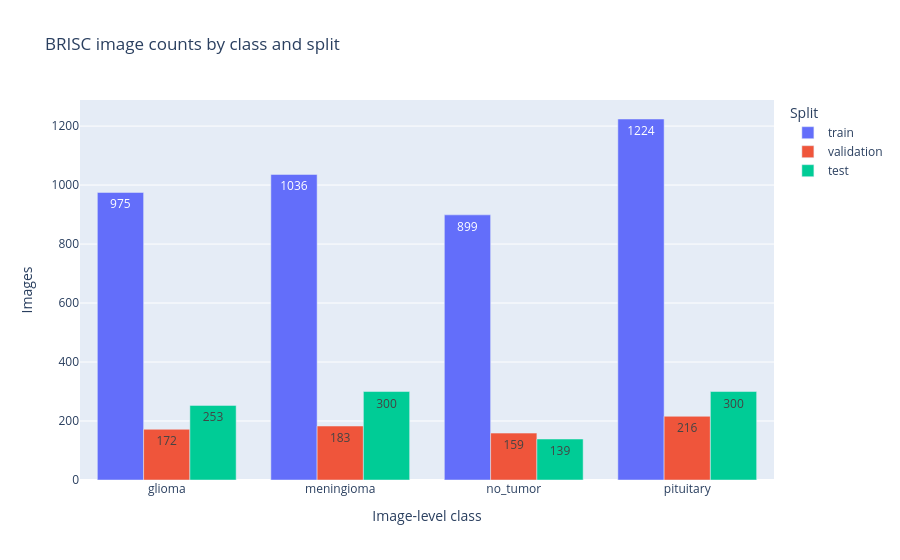

The notebook cell saved with this chart:
### Markdown cell above
## 2. Dataset exploration and visualization

The prepared manifest points to one 2D image per row. Tumor labels are image-level labels; a matched mask provides a binary tumor-region target. No-tumor images without masks are used as empty-mask examples during segmentation training. The three existing splits are preserved.

### Code cell
class_counts = df.groupby(["label", "split"]).size().rename("images").reset_index()
fig = px.bar(class_counts, x="label", y="images", color="split", barmode="group",
             category_orders={"label": classes, "split": ["train", "validation", "test"]},
             title="BRISC image counts by class and split", text_auto=True)
fig.update_layout(xaxis_title="Image-level class", yaxis_title="Images", legend_title="Split")
fig.show()

split_summary = df.groupby("split").agg(images=("image_path", "size"), classes=("label", "nunique"))
split_summary["matched_masks"] = df.assign(has_mask=df["mask_path"].ne("")).groupby("split")["has_mask"].sum()
display(split_summary.reindex(["train", "validation", "test"]))

### Figure 1 — Plotly figure (JSON) as saved in the notebook; plotly's stock layout.template omitted (floating-point values rounded to 4 significant figures)
{"data": [{"alignmentgroup": "True", "hovertemplate": "split=train<br>label=%{x}<br>images=%{y}<extra></extra>", "legendgroup": "train", "marker": {"color": "#636efa", "pattern": {"shape": ""}}, "name": "train", "offsetgroup": "train", "orientation": "v", "showlegend": true, "textposition": "auto", "texttemplate": "%{y}", "type": "bar", "x": ["glioma", "meningioma", "no_tumor", "pituitary"], "xaxis": "x", "y": [975, 1036, 899, 1224], "yaxis": "y"}, {"alignmentgroup": "True", "hovertemplate": "split=validation<br>label=%{x}<br>images=%{y}<extra></extra>", "legendgroup": "validation", "marker": {"color": "#EF553B", "pattern": {"shape": ""}}, "name": "validation", "offsetgroup": "validation", "orientation": "v", "showlegend": true, "textposition": "auto", "texttemplate": "%{y}", "type": "bar", "x": ["glioma", "meningioma", "no_tumor", "pituitary"], "xaxis": "x", "y": [172, 183, 159, 216], "yaxis": "y"}, {"alignmentgroup": "True", "hovertemplate": "split=test<br>label=%{x}<br>images=%{y}<extra></extra>", "legendgroup": "test", "marker": {"color": "#00cc96", "pattern": {"shape": ""}}, "name": "test", "offsetgroup": "test", "orientation": "v", "showlegend": true, "textposition": "auto", "texttemplate": "%{y}", "type": "bar", "x": ["glioma", "meningioma", "no_tumor", "pituitary"], "xaxis": "x", "y": [253, 300, 139, 300], "yaxis": "y"}], "layout": {"barmode": "group", "legend": {"title": {"text": "Split"}, "tracegroupgap": 0}, "title": {"text": "BRISC image counts by class and split"}, "xaxis": {"anchor": "y", "categoryarray": ["glioma", "meningioma", "no_tumor", "pituitary"], "categoryorder": "array", "domain": [0, 1], "title": {"text": "Image-level class"}}, "yaxis": {"anchor": "x", "domain": [0, 1], "title": {"text": "Images"}}}}
